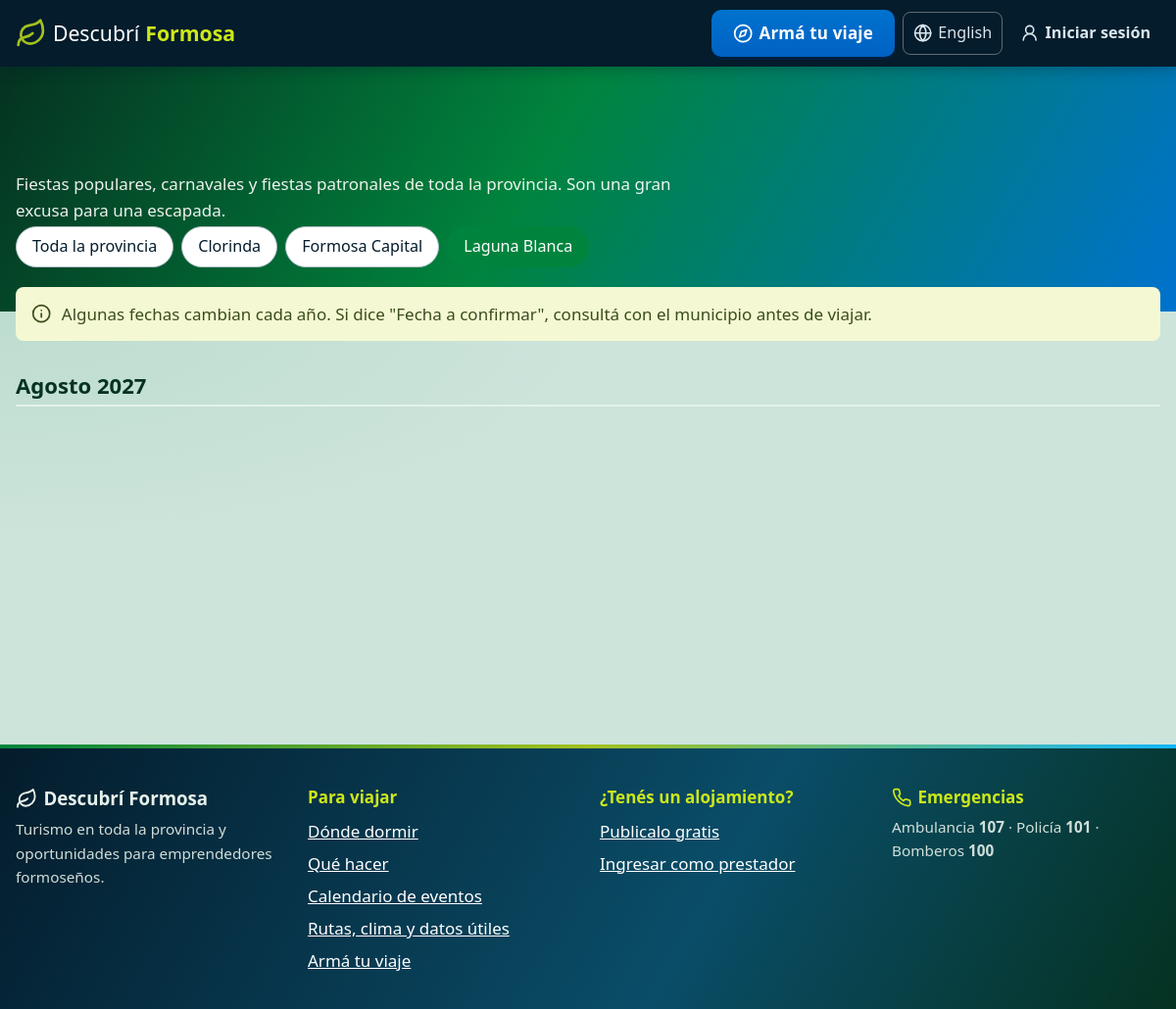
/eventos.php?localidad=4&lang=es, run on the app's committed database.
### tables this page shows
CREATE TABLE localidades (
    id           INT UNSIGNED AUTO_INCREMENT PRIMARY KEY,
    nombre       VARCHAR(100) NOT NULL,
    slug         VARCHAR(100) NOT NULL UNIQUE,
    descripcion  TEXT,
    descripcion_en TEXT NULL,
    lat          DECIMAL(9,6) NOT NULL,
    lng          DECIMAL(9,6) NOT NULL,
    imagen       VARCHAR(255) NULL,
    es_destino   TINYINT(1) NOT NULL DEFAULT 1
);

### includes/idioma.php (called while the page is built, shortened)
<?php
function idioma(): string
{
    static $idioma = null;
    if ($idioma !== null) {
        return $idioma;
    }
    $pedido = $_GET['lang'] ?? '';
    if (isset(IDIOMAS[$pedido])) {
        return $idioma = $pedido;
    }
    $navegador = strtolower(substr($_SERVER['HTTP_ACCEPT_LANGUAGE'] ?? '', 0, 2));
    return $idioma = $navegador === 'en' ? 'en' : 'es';
}
function diccionario(): array
{
    static $dic = null;
    return $dic ??= idioma() === 'en' ? require __DIR__ . '/../lang/en.php' : [];
}
function t(string $texto, array $vars = []): string
{
    $texto = diccionario()[$texto] ?? $texto;
    return $texto;
}

### config/db.php (called while the page is built, shortened)
<?php
function db(): PDO
{
    static $pdo = null;
    if ($pdo === null) {
        $dsn = 'mysql:host=' . DB_HOST . ';dbname=' . DB_NAME . ';charset=utf8mb4';
        $pdo = new PDO($dsn, DB_USER, DB_PASS, [
            PDO::ATTR_ERRMODE            => PDO::ERRMODE_EXCEPTION,
            PDO::ATTR_DEFAULT_FETCH_MODE => PDO::FETCH_ASSOC,
            PDO::ATTR_EMULATE_PREPARES   => false,
        ]);
    }
    return $pdo;
}

### includes/eventos.php (called while the page is built, shortened)
<?php
require_once __DIR__ . '/funciones.php';
function proximos_eventos(int $limite = 0, int $localidad = 0): array
{
    $sql = "SELECT e.*, l.nombre AS localidad
            FROM eventos e JOIN localidades l ON l.id = e.localidad_id
            WHERE e.fecha_hasta >= CURDATE()" . ($localidad ? ' AND e.localidad_id = ?' : '') . "
            ORDER BY e.fecha_desde, e.nombre" . ($limite ? " LIMIT $limite" : '');
    $stmt = db()->prepare($sql);
    $stmt->execute($localidad ? [$localidad] : []);
    return $stmt->fetchAll();
}
    ob_start(); ?>

### eventos.php (the view, shortened to what this page needs)
<?php
require_once __DIR__ . '/includes/eventos.php';
$localidades = db()->query("
    SELECT DISTINCT l.id, l.nombre FROM localidades l JOIN eventos e ON e.localidad_id = l.id
    WHERE e.fecha_hasta >= CURDATE() ORDER BY l.nombre
")->fetchAll();
$localidad = (int) ($_GET['localidad'] ?? 0);
$eventos   = proximos_eventos(0, $localidad);
$porMes = [];
foreach ($eventos as $ev) {
    $ts = strtotime($ev['fecha_desde'] < date('Y-m-d') ? date('Y-m-d') : $ev['fecha_desde']);
    $porMes[ucfirst(nombre_mes((int) date('n', $ts))) . ' ' . date('Y', $ts)][] = $ev;
}
require __DIR__ . '/includes/header.php';
?>
<section class="seccion">
    <div class="contenedor">
        <p class="seccion__intro">
            <?= e(t('Fiestas populares, carnavales y fiestas patronales de toda la provincia. Son una gran excusa para una escapada.')) ?>
        </p>
        <?php if ($localidades): ?>
            <nav class="chips eventos__filtro" aria-label="<?= e(t('Filtrar por localidad')) ?>">
                <a href="<?= url('eventos.php') ?>" class="chip <?= $localidad ? '' : 'activo' ?>"><?= e(t('Toda la provincia')) ?></a>
                <?php foreach ($localidades as $l): ?>
                    <a href="<?= url('eventos.php?localidad=' . $l['id']) ?>" class="chip <?= $localidad === (int) $l['id'] ? 'activo' : '' ?>"><?= e($l['nombre']) ?></a>
                <?php endforeach; ?>
            </nav>
        <?php endif; ?>
        <div class="alerta alerta--aviso">
            <?= icono('info') ?>
            <span><?= e(t('Algunas fechas cambian cada año. Si dice "Fecha a confirmar", consultá con el municipio antes de viajar.')) ?></span>
        </div>
        <?php foreach ($porMes as $mes => $lista): ?>
            <h2 class="eventos__mes"><?= e($mes) ?></h2>
            <div class="eventos__lista">
            </div>
        <?php endforeach; ?>
    </div>
</section>
<?php require __DIR__ . '/includes/footer.php'; ?>

### assets/css/estilos.css (style rules this page uses)
:root { --verde: #00843D; --verde-oscuro: #053221; --verde-medio: #2E8B29; --oliva: #3B4D1B; --lima: #A3C11E; --lima-claro: #CCE81A; --azul: #0072CE; --azul-oscuro: #0062C4; --azul-noche: #001F3F; --petroleo: #0A4D68; --noche: #041C2C; --celeste: #12B5FB; --violeta: #471E97; --lavanda: #7A73E4; --verde-claro: #e3f3ea; --azul-claro: #e5f1fb; --violeta-claro: #efedfc; --lima-suave: #f4f9d4; --texto: var(--noche); --texto-suave: #3f5260; --fondo: #cde4db; --blanco: #ffffff; --borde: #cdd9dc; --rojo: #b83227; --estrella: var(--verde-medio); --radio: 12px; --sombra: 0 2px 10px rgba(0, 0, 0, .07); --sombra-alta: 0 10px 28px rgba(5, 50, 33, .16); --degradado: linear-gradient(120deg, #053221 0%, #00843D 45%, #0072CE 100%); --degradado-acento: linear-gradient(135deg, #0072CE 0%, #0062C4 100%); --degradado-festivo: linear-gradient(135deg, #7A73E4 0%, #471E97 60%); --degradado-linea: linear-gradient(90deg, #00843D 0%, #A3C11E 50%, #12B5FB 100%); }
* { box-sizing: border-box; }
html { font-size: 106.25%; }
body { margin: 0; font-family: system-ui, -apple-system, "Segoe UI", Roboto, sans-serif; color: var(--texto); background: var(--fondo); line-height: 1.6; }
a { color: var(--verde-oscuro); }
.con-banda main > .seccion:first-child > .contenedor > .seccion__titulo, .con-banda main > .seccion:first-child > .contenedor > .seccion__intro, .con-banda main > .seccion:first-child > .contenedor > .volver { color: var(--blanco); }
.con-banda main > .seccion:first-child > .contenedor > .seccion__intro { opacity: .92; }
h1, h2, h3 { line-height: 1.25; }
.contenedor { width: 100%; max-width: 1200px; margin: 0 auto; padding: 0 16px; }
.seccion { padding: 32px 0; }
.seccion__intro { margin: 0 0 20px; color: var(--texto-suave); max-width: 720px; }
.alerta { padding: 14px 16px; border-radius: 8px; margin-bottom: 16px; background: var(--verde-claro); color: var(--verde-oscuro); }
.alerta--aviso { background: var(--lima-suave); color: var(--oliva); }
.chips { display: flex; flex-wrap: wrap; gap: 8px; }
.chip { position: relative; display: inline-flex; align-items: center; gap: 6px; min-height: 42px; font: inherit; font-size: .95rem; padding: 6px 16px; border-radius: 999px; border: 1px solid #aebfc6; background: var(--blanco); color: var(--texto); cursor: pointer; user-select: none; }
.chip.activo, .chip:has(input:checked) { background: var(--verde); border-color: var(--verde); color: var(--blanco); }

### assets/css/animaciones.css (style rules this page uses)
.aparece.aparece { opacity: 0; transform: translateY(18px); transition: opacity .5s ease-out, transform .5s ease-out; transition-delay: var(--retraso, 0ms); }
.chip { transition: background .2s, border-color .2s, color .2s, transform .15s; }
.btn, .chip { position: relative; overflow: hidden; }
.chip.activo, .chip:has(input:checked) { animation: pop .3s ease-out; }

### assets/css/eventos.css (style rules this page uses)
.eventos__filtro { margin-bottom: 20px; }
.eventos__filtro .chip { text-decoration: none; }
.eventos__mes { margin: 32px 0 12px; font-size: 1.3rem; color: var(--verde-oscuro); border-bottom: 2px solid var(--verde-claro); padding-bottom: 6px; }
.eventos__lista { display: grid; grid-template-columns: repeat(auto-fill, minmax(min(420px, 100%), 1fr)); gap: 16px; }

### data on the page
localidades: nombre "Clorinda"
localidades: nombre "Formosa Capital"
localidades: nombre "Laguna Blanca"

### other printed values
t('Armá tu viaje') "Armá tu viaje"
IDIOMAS[$otroIdioma] "English"
t('Iniciar sesión') "Iniciar sesión"
t('Toda la provincia') "Toda la provincia"
$mes "Agosto 2027"
t('Para viajar') "Para viajar"
t('Dónde dormir') "Dónde dormir"
t('Qué hacer') "Qué hacer"
t('Calendario de eventos') "Calendario de eventos"
t('Rutas, clima y datos útiles') "Rutas, clima y datos útiles"
t('¿Tenés un alojamiento?') "¿Tenés un alojamiento?"
t('Publicalo gratis') "Publicalo gratis"
t('Ingresar como prestador') "Ingresar como prestador"
t('Emergencias') "Emergencias"
t('Ambulancia') "Ambulancia"
